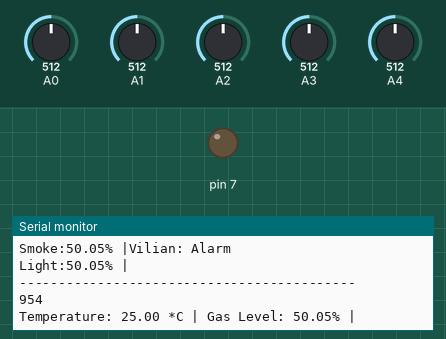
The sketch below on a simulated Arduino Uno, built with avr-gcc and run on an emulated ATmega328P. Parts: output pins drawn as LEDs (lit = HIGH), the last lines printed to the serial monitor. The test bench sets the inputs (shaded band); at power-on: A0 = 512, A1 = 512, A2 = 512, A3 = 512, A4 = 512. Pins used as bus, display or sensor lines are not drawn.

Above: at 1.2 s.
1.3 s: A0 set to 422
At 1.37 s:
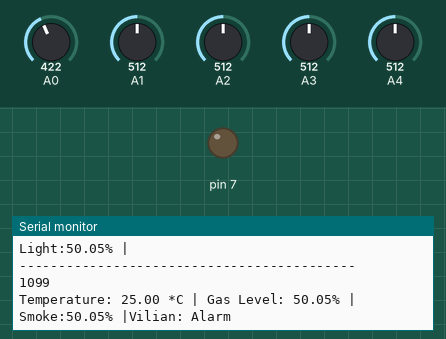
4.3 s: A0 set to 394
At 4.31 s:
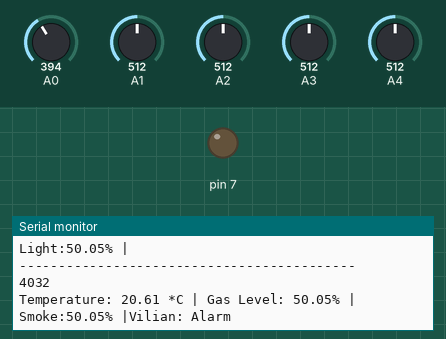
7.3 s: A1 set to 114
At 7.48 s:
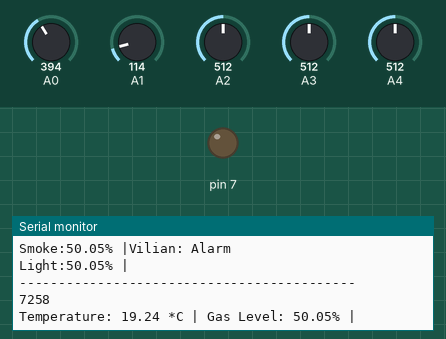
10.3 s: A1 set to 98
At 10.41 s:
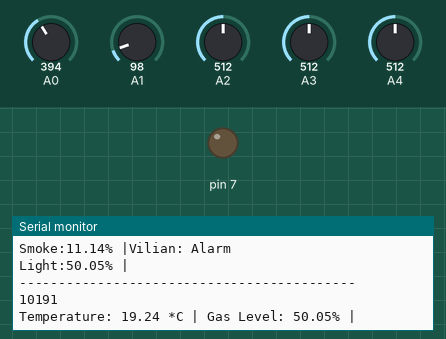
13.3 s: A2 set to 112
At 13.35 s:
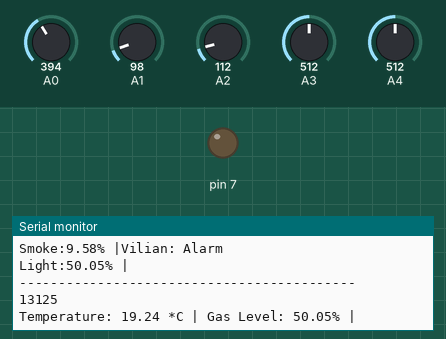
16.3 s: A2 set to 96
At 16.57 s:
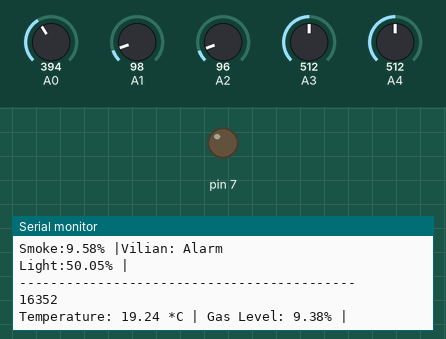
Timing chart, 0 to 19.3 s (numbered marks = the images above; inputs shaded):
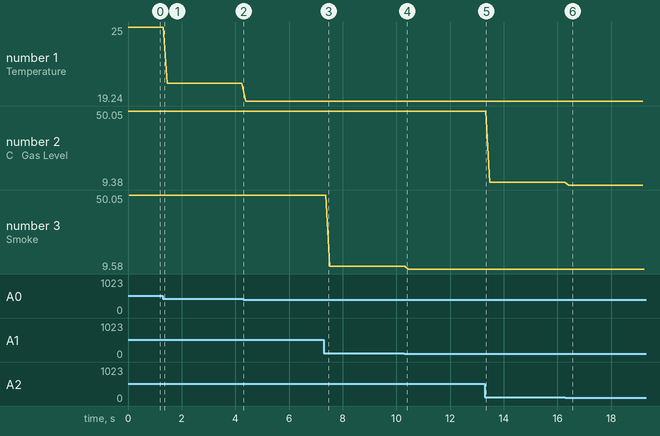

The sketch:

Auto_Control.ino
```cpp
class SmartHomeDevice {
  protected:
    byte _pin;
  	int _pin1;

  public:
    SmartHomeDevice(byte pin) {
      if(A0<pin<A5){
      _pin = pin;
      pinMode(_pin, INPUT);
      }

    else if(0<pin<9){
      _pin = pin;
      pinMode(_pin, OUTPUT);
    }
    }

};

class ClimateControl : public SmartHomeDevice {
  public:
    ClimateControl(int _pin) : SmartHomeDevice(_pin) {}

    float getTemperature() {
      int sensorValue = analogRead(_pin); // зчитуємо значення з аналогового входу
      float temperature = (sensorValue * 5.0 / 1024.0) * 10.0; // обчислюємо температуру за формулою LM35
      return temperature;
    }
};

class GasControl : public SmartHomeDevice {
  public:
    GasControl(int pin) : SmartHomeDevice(pin) {}

    float getGasLevel() {
      int sensorValue = analogRead(_pin);
      float voltage = sensorValue * (5.0 / 1023.0);
      float gasLevel = (voltage / 5.0) * 100.0;
      return gasLevel;
    }
};
class VentelationControl : public  GasControl {
  public:

  VentelationControl(int _pin) :  GasControl(_pin) {  pinMode(_pin, OUTPUT);}

    void turnOnVentelationMotor() {
      digitalWrite(_pin, HIGH);
    }

    void turnOffVentelationMotor() {
      digitalWrite(_pin, LOW);
    }
};
class HeatingControl : public ClimateControl {
  public:

  HeatingControl(int _pin) : ClimateControl(_pin) {  pinMode(_pin, OUTPUT);}
    void turnOnHeatingMotor() {
      digitalWrite(_pin, HIGH);
    }

    void turnOffHeatingMotor() {
      digitalWrite(_pin, LOW);
    }
};
class FireSecurity : public SmartHomeDevice {
  public:
    FireSecurity(int _pin) : SmartHomeDevice(_pin) {}
  float getSmoke(){
   int sensorValue = analogRead(_pin);
      float voltage = sensorValue * (5.0 / 1023.0);
      float gasLevel = (voltage / 5.0) * 100.0;
      return gasLevel;
    }
};

class VilianSecurity : public SmartHomeDevice {
  public:
    VilianSecurity(int pin) : SmartHomeDevice(pin) {}

    float getVilianLevel() {
      int sensorValue = analogRead(_pin);
      float voltage = sensorValue * (5.0 / 1023.0);
      float vilianLevel = (voltage / 5.0) * 100.0;
      return vilianLevel;
    }
};
class SignalizationControl : public FireSecurity {
  public:
  SignalizationControl(int _pin) : FireSecurity(_pin) {  pinMode(_pin, OUTPUT);}
    void turnOnSignalization() {
       digitalWrite(_pin, HIGH);


      }


    void turnOffSignalization() {
      digitalWrite(_pin, LOW);
    }
};
class PoliceControl : public VilianSecurity {
  public:
  PoliceControl(int _pin) : VilianSecurity(_pin) {  pinMode(_pin, OUTPUT);}
    void turnOnPolice () {
      digitalWrite(_pin, HIGH);
    }

    void turnOffPolice () {
      digitalWrite(_pin, LOW);
    }
};
class LightingSensor : public SmartHomeDevice {
  public:
    LightingSensor(int _pin) : SmartHomeDevice(_pin) {}

    float getLight() {
      int sensorValue = analogRead(_pin);
      float voltage = sensorValue * (5.0 / 1023.0);
      float level = (voltage / 5.0) * 100.0;
      return level;
    }
};

class LightingControl : public LightingSensor {
  public:
  LightingControl(int _pin) : LightingSensor(_pin) {}
    void turnOnLighting() {
      digitalWrite(_pin, HIGH);
    }

    void turnOffLighting() {
      digitalWrite(_pin, LOW);
    }

};


ClimateControl climateControl(A0);
LightingControl osvitlenya(4);
GasControl gasSensor(A2);
VentelationControl VentelationControl(5);
HeatingControl batareya(7);
FireSecurity pozhar(A1);
VilianSecurity dozor(A3);
LightingSensor okomir(A4);
PoliceControl viuviu(8);


SignalizationControl signalizatsia(10);
void setup() {
  Serial.begin(9600);
}

void loop() {
  float temperature = climateControl.getTemperature();
  float gasLevel = gasSensor.getGasLevel();
  float smoke = pozhar.getSmoke();
  float vilian = dozor.getVilianLevel();
  float light = okomir.getLight();
  unsigned long currentMillis = millis();

  Serial.print("Temperature: ");
  Serial.print(temperature);
  Serial.print(" *C | ");
  Serial.print("Gas Level: ");
  Serial.print(gasLevel);
  Serial.println("% |");
  Serial.print("Smoke:");
  Serial.print(smoke);
  Serial.print("% |");
  if(vilian>0){
    Serial.println("Vilian: Alarm");
  }else{
    Serial.println("Safe and sound");
  }
  Serial.print("Light:");
  Serial.print(light);
  Serial.println("% |");
	Serial.print("-------------------------------------------");
  Serial.println("");
    Serial.println(currentMillis);
  if(temperature>30){
    VentelationControl.turnOnVentelationMotor();
  }
   delay(1);
  VentelationControl.turnOffVentelationMotor();
  signalizatsia.turnOffSignalization();
  batareya.turnOffHeatingMotor();
   viuviu.turnOffPolice();

   if(gasLevel>10){
    VentelationControl.turnOnVentelationMotor();
  }
   if(smoke>10){
    viuviu.turnOnPolice();
     signalizatsia.turnOnSignalization();
  }
   delay(1);
  VentelationControl.turnOffVentelationMotor();
  signalizatsia.turnOffSignalization();
  batareya.turnOffHeatingMotor();
   viuviu.turnOffPolice();
   if(temperature<20){
    batareya.turnOnHeatingMotor();

  }

   if(gasLevel>10){
    VentelationControl.turnOnVentelationMotor();
  }
   if(vilian>10){
   viuviu.turnOnPolice();
  }
  delay(1);
  VentelationControl.turnOffVentelationMotor();
  signalizatsia.turnOffSignalization();
  batareya.turnOffHeatingMotor();
   viuviu.turnOffPolice();
  if(light>50){
    osvitlenya.turnOnLighting();
  }
  delay(1);
  VentelationControl.turnOffVentelationMotor();
  signalizatsia.turnOffSignalization();
  batareya.turnOffHeatingMotor();
   viuviu.turnOffPolice();
  osvitlenya.turnOffLighting();

}
```

Measured:
- after the input at 16.3 s, the serial monitor: prints a new line after 0.12 s (image 6)
- plotted number 1: 25 → 20.61 after the input at 1.3 s, 20.61 → 19.24 after the input at 4.3 s
- plotted number 2: 50.05 → 10.95 after the input at 13.3 s, 10.95 → 9.38 after the input at 16.3 s
- plotted number 3: 50.05 → 11.14 after the input at 7.3 s, 11.14 → 9.58 after the input at 10.3 s
